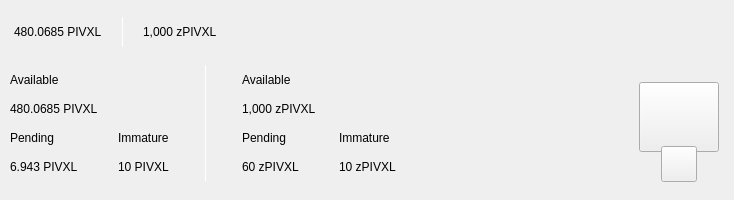
<?xml version="1.0" encoding="UTF-8"?>
<ui version="4.0">
 <class>TopBar</class>
 <widget class="QWidget" name="TopBar">
  <property name="geometry">
   <rect>
    <x>0</x>
    <y>0</y>
    <width>734</width>
    <height>200</height>
   </rect>
  </property>
  <property name="minimumSize">
   <size>
    <width>0</width>
    <height>200</height>
   </size>
  </property>
  <property name="maximumSize">
   <size>
    <width>16777215</width>
    <height>200</height>
   </size>
  </property>
  <property name="windowTitle">
   <string>Form</string>
  </property>
  <layout class="QVBoxLayout" name="verticalLayout_10" stretch="0">
   <property name="spacing">
    <number>0</number>
   </property>
   <property name="leftMargin">
    <number>0</number>
   </property>
   <property name="topMargin">
    <number>0</number>
   </property>
   <property name="rightMargin">
    <number>0</number>
   </property>
   <property name="bottomMargin">
    <number>0</number>
   </property>
   <item>
    <widget class="PFBorderImage" name="containerTop" native="true">
     <layout class="QVBoxLayout" name="verticalLayout_11">
      <property name="spacing">
       <number>0</number>
      </property>
      <property name="leftMargin">
       <number>0</number>
      </property>
      <property name="topMargin">
       <number>0</number>
      </property>
      <property name="rightMargin">
       <number>0</number>
      </property>
      <property name="bottomMargin">
       <number>0</number>
      </property>
      <item>
       <widget class="QWidget" name="top_container_2" native="true">
        <property name="minimumSize">
         <size>
          <width>0</width>
          <height>65</height>
         </size>
        </property>
        <layout class="QHBoxLayout" name="top_container">
         <property name="spacing">
          <number>0</number>
         </property>
         <property name="leftMargin">
          <number>14</number>
         </property>
         <property name="topMargin">
          <number>0</number>
         </property>
         <property name="rightMargin">
          <number>14</number>
         </property>
         <property name="bottomMargin">
          <number>0</number>
         </property>
         <item alignment="Qt::AlignVCenter">
          <widget class="QWidget" name="widgetTopAmount" native="true">
           <property name="sizePolicy">
            <sizepolicy hsizetype="Preferred" vsizetype="Maximum">
             <horstretch>0</horstretch>
             <verstretch>0</verstretch>
            </sizepolicy>
           </property>
           <layout class="QHBoxLayout" name="horizontalLayout_5">
            <property name="spacing">
             <number>0</number>
            </property>
            <property name="leftMargin">
             <number>0</number>
            </property>
            <property name="topMargin">
             <number>0</number>
            </property>
            <property name="rightMargin">
             <number>0</number>
            </property>
            <property name="bottomMargin">
             <number>0</number>
            </property>
            <item alignment="Qt::AlignTop">
             <widget class="QLabel" name="labelAmountTopPiv">
              <property name="minimumSize">
               <size>
                <width>0</width>
                <height>36</height>
               </size>
              </property>
              <property name="styleSheet">
               <string notr="true">padding:0px;margin:0px;</string>
              </property>
              <property name="text">
               <string notr="true">480.0685 PIVXL</string>
              </property>
             </widget>
            </item>
            <item>
             <spacer name="horizontalSpacer_11">
              <property name="orientation">
               <enum>Qt::Horizontal</enum>
              </property>
              <property name="sizeType">
               <enum>QSizePolicy::Fixed</enum>
              </property>
              <property name="sizeHint" stdset="0">
               <size>
                <width>20</width>
                <height>20</height>
               </size>
              </property>
             </spacer>
            </item>
            <item alignment="Qt::AlignVCenter">
             <widget class="QLabel" name="typeSpacerTop">
              <property name="minimumSize">
               <size>
                <width>1</width>
                <height>30</height>
               </size>
              </property>
              <property name="maximumSize">
               <size>
                <width>1</width>
                <height>30</height>
               </size>
              </property>
              <property name="styleSheet">
               <string notr="true">background-color:white;
padding:0px;
border:none;</string>
              </property>
              <property name="text">
               <string/>
              </property>
             </widget>
            </item>
            <item>
             <spacer name="horizontalSpacer_12">
              <property name="orientation">
               <enum>Qt::Horizontal</enum>
              </property>
              <property name="sizeType">
               <enum>QSizePolicy::Fixed</enum>
              </property>
              <property name="sizeHint" stdset="0">
               <size>
                <width>20</width>
                <height>20</height>
               </size>
              </property>
             </spacer>
            </item>
            <item alignment="Qt::AlignTop">
             <widget class="QLabel" name="labelAmountTopzPiv">
              <property name="minimumSize">
               <size>
                <width>0</width>
                <height>36</height>
               </size>
              </property>
              <property name="text">
               <string notr="true">1,000 zPIVXL</string>
              </property>
             </widget>
            </item>
           </layout>
          </widget>
         </item>
         <item>
          <spacer name="horizontalSpacer">
           <property name="orientation">
            <enum>Qt::Horizontal</enum>
           </property>
           <property name="sizeHint" stdset="0">
            <size>
             <width>40</width>
             <height>20</height>
            </size>
           </property>
          </spacer>
         </item>
         <item>
          <layout class="QHBoxLayout" name="horizontalLayout_4">
           <property name="spacing">
            <number>12</number>
           </property>
           <property name="rightMargin">
            <number>0</number>
           </property>
           <item alignment="Qt::AlignRight">
            <widget class="QWidget" name="layoutSync" native="true">
             <property name="minimumSize">
              <size>
               <width>0</width>
               <height>36</height>
              </size>
             </property>
             <property name="maximumSize">
              <size>
               <width>16777215</width>
               <height>36</height>
              </size>
             </property>
             <layout class="QVBoxLayout" name="verticalLayout_9">
              <property name="leftMargin">
               <number>0</number>
              </property>
              <property name="topMargin">
               <number>0</number>
              </property>
              <property name="rightMargin">
               <number>0</number>
              </property>
              <property name="bottomMargin">
               <number>0</number>
              </property>
              <item>
               <widget class="ExpandableButton" name="pushButtonSync" native="true">
                <property name="minimumSize">
                 <size>
                  <width>36</width>
                  <height>36</height>
                 </size>
                </property>
                <property name="maximumSize">
                 <size>
                  <width>16777215</width>
                  <height>36</height>
                 </size>
                </property>
               </widget>
              </item>
             </layout>
            </widget>
           </item>
           <item>
            <widget class="ExpandableButton" name="pushButtonHDUpgrade" native="true">
             <property name="minimumSize">
              <size>
               <width>36</width>
               <height>36</height>
              </size>
             </property>
            </widget>
           </item>
           <item>
            <widget class="ExpandableButton" name="pushButtonStack" native="true">
             <property name="minimumSize">
              <size>
               <width>36</width>
               <height>36</height>
              </size>
             </property>
            </widget>
           </item>
           <item>
            <widget class="ExpandableButton" name="pushButtonColdStaking" native="true">
             <property name="minimumSize">
              <size>
               <width>36</width>
               <height>36</height>
              </size>
             </property>
            </widget>
           </item>
           <item>
            <widget class="ExpandableButton" name="pushButtonConnection" native="true">
             <property name="minimumSize">
              <size>
               <width>36</width>
               <height>36</height>
              </size>
             </property>
            </widget>
           </item>
           <item>
            <widget class="ExpandableButton" name="pushButtonTor" native="true">
             <property name="minimumSize">
              <size>
               <width>36</width>
               <height>36</height>
              </size>
             </property>
            </widget>
           </item>
           <item>
            <widget class="ExpandableButton" name="pushButtonLock" native="true">
             <property name="sizePolicy">
              <sizepolicy hsizetype="Expanding" vsizetype="Expanding">
               <horstretch>0</horstretch>
               <verstretch>0</verstretch>
              </sizepolicy>
             </property>
             <property name="minimumSize">
              <size>
               <width>36</width>
               <height>0</height>
              </size>
             </property>
            </widget>
           </item>
           <item>
            <widget class="ExpandableButton" name="pushButtonTheme" native="true">
             <property name="minimumSize">
              <size>
               <width>36</width>
               <height>36</height>
              </size>
             </property>
             <property name="maximumSize">
              <size>
               <width>16777215</width>
               <height>36</height>
              </size>
             </property>
            </widget>
           </item>
           <item>
            <widget class="ExpandableButton" name="pushButtonFAQ" native="true">
             <property name="minimumSize">
              <size>
               <width>36</width>
               <height>36</height>
              </size>
             </property>
            </widget>
           </item>
          </layout>
         </item>
        </layout>
       </widget>
      </item>
      <item>
       <widget class="QWidget" name="bottom_container" native="true">
        <property name="minimumSize">
         <size>
          <width>0</width>
          <height>135</height>
         </size>
        </property>
        <layout class="QHBoxLayout" name="botton_container">
         <property name="leftMargin">
          <number>10</number>
         </property>
         <property name="topMargin">
          <number>0</number>
         </property>
         <property name="rightMargin">
          <number>10</number>
         </property>
         <property name="bottomMargin">
          <number>10</number>
         </property>
         <item>
          <layout class="QHBoxLayout" name="horizontalLayout_3">
           <property name="bottomMargin">
            <number>9</number>
           </property>
           <item>
            <layout class="QVBoxLayout" name="verticalLayout_7">
             <property name="spacing">
              <number>0</number>
             </property>
             <property name="leftMargin">
              <number>0</number>
             </property>
             <property name="rightMargin">
              <number>30</number>
             </property>
             <item>
              <layout class="QVBoxLayout" name="verticalLayout_2">
               <item>
                <widget class="QLabel" name="labelTitle1">
                 <property name="text">
                  <string>Available</string>
                 </property>
                </widget>
               </item>
               <item>
                <widget class="QLabel" name="labelAmountPiv">
                 <property name="text">
                  <string notr="true">480.0685 PIVXL</string>
                 </property>
                </widget>
               </item>
              </layout>
             </item>
             <item>
              <layout class="QHBoxLayout" name="horizontalLayout_2">
               <property name="spacing">
                <number>0</number>
               </property>
               <item>
                <layout class="QVBoxLayout" name="verticalLayout_3">
                 <item>
                  <widget class="QLabel" name="labelTitle3">
                   <property name="text">
                    <string>Pending</string>
                   </property>
                  </widget>
                 </item>
                 <item>
                  <widget class="QLabel" name="labelPendingPiv">
                   <property name="text">
                    <string notr="true">6.943 PIVXL</string>
                   </property>
                  </widget>
                 </item>
                </layout>
               </item>
               <item>
                <spacer name="horizontalSpacer_3">
                 <property name="orientation">
                  <enum>Qt::Horizontal</enum>
                 </property>
                 <property name="sizeType">
                  <enum>QSizePolicy::Fixed</enum>
                 </property>
                 <property name="sizeHint" stdset="0">
                  <size>
                   <width>40</width>
                   <height>20</height>
                  </size>
                 </property>
                </spacer>
               </item>
               <item>
                <layout class="QVBoxLayout" name="verticalLayout_4">
                 <item>
                  <widget class="QLabel" name="labelTitle4">
                   <property name="text">
                    <string>Immature</string>
                   </property>
                  </widget>
                 </item>
                 <item>
                  <widget class="QLabel" name="labelImmaturePiv">
                   <property name="text">
                    <string notr="true">10 PIVXL</string>
                   </property>
                  </widget>
                 </item>
                </layout>
               </item>
              </layout>
             </item>
            </layout>
           </item>
           <item>
            <widget class="QLabel" name="typeSpacerExpanded">
             <property name="minimumSize">
              <size>
               <width>1</width>
               <height>100</height>
              </size>
             </property>
             <property name="maximumSize">
              <size>
               <width>1</width>
               <height>16777215</height>
              </size>
             </property>
             <property name="styleSheet">
              <string notr="true">background-color:white;
padding:0px;
border:none;</string>
             </property>
             <property name="text">
              <string/>
             </property>
            </widget>
           </item>
           <item>
            <widget class="QWidget" name="zerocoinBalances" native="true">
             <layout class="QVBoxLayout" name="verticalLayout_8">
              <property name="spacing">
               <number>0</number>
              </property>
              <property name="leftMargin">
               <number>30</number>
              </property>
              <property name="topMargin">
               <number>0</number>
              </property>
              <property name="rightMargin">
               <number>0</number>
              </property>
              <property name="bottomMargin">
               <number>0</number>
              </property>
              <item>
               <layout class="QVBoxLayout" name="verticalLayout">
                <item>
                 <widget class="QLabel" name="labelTitleAvailablezPiv">
                  <property name="text">
                   <string>Available</string>
                  </property>
                 </widget>
                </item>
                <item>
                 <widget class="QLabel" name="labelAvailablezPiv">
                  <property name="text">
                   <string notr="true">1,000 zPIVXL</string>
                  </property>
                 </widget>
                </item>
               </layout>
              </item>
              <item>
               <layout class="QHBoxLayout" name="horizontalLayout">
                <property name="spacing">
                 <number>0</number>
                </property>
                <item>
                 <layout class="QVBoxLayout" name="verticalLayout_5">
                  <item>
                   <widget class="QLabel" name="labelTitlePendingzPiv">
                    <property name="text">
                     <string>Pending</string>
                    </property>
                   </widget>
                  </item>
                  <item>
                   <widget class="QLabel" name="labelPendingzPiv">
                    <property name="text">
                     <string notr="true">60 zPIVXL</string>
                    </property>
                   </widget>
                  </item>
                 </layout>
                </item>
                <item>
                 <spacer name="horizontalSpacer_4">
                  <property name="orientation">
                   <enum>Qt::Horizontal</enum>
                  </property>
                  <property name="sizeType">
                   <enum>QSizePolicy::Fixed</enum>
                  </property>
                  <property name="sizeHint" stdset="0">
                   <size>
                    <width>40</width>
                    <height>20</height>
                   </size>
                  </property>
                 </spacer>
                </item>
                <item>
                 <layout class="QVBoxLayout" name="verticalLayout_6">
                  <item>
                   <widget class="QLabel" name="labelTitleImmaturezPiv">
                    <property name="text">
                     <string>Immature</string>
                    </property>
                   </widget>
                  </item>
                  <item>
                   <widget class="QLabel" name="labelImmaturezPiv">
                    <property name="text">
                     <string notr="true">10 zPIVXL</string>
                    </property>
                   </widget>
                  </item>
                 </layout>
                </item>
               </layout>
              </item>
             </layout>
            </widget>
           </item>
          </layout>
         </item>
         <item>
          <spacer name="horizontalSpacer_2">
           <property name="orientation">
            <enum>Qt::Horizontal</enum>
           </property>
           <property name="sizeHint" stdset="0">
            <size>
             <width>40</width>
             <height>20</height>
            </size>
           </property>
          </spacer>
         </item>
         <item alignment="Qt::AlignHCenter|Qt::AlignVCenter">
          <widget class="QWidget" name="qrContainer" native="true">
           <property name="sizePolicy">
            <sizepolicy hsizetype="Preferred" vsizetype="Minimum">
             <horstretch>0</horstretch>
             <verstretch>0</verstretch>
            </sizepolicy>
           </property>
           <property name="minimumSize">
            <size>
             <width>90</width>
             <height>110</height>
            </size>
           </property>
           <property name="maximumSize">
            <size>
             <width>90</width>
             <height>110</height>
            </size>
           </property>
           <layout class="QVBoxLayout" name="containerQR">
            <property name="spacing">
             <number>0</number>
            </property>
            <property name="leftMargin">
             <number>5</number>
            </property>
            <property name="topMargin">
             <number>10</number>
            </property>
            <property name="rightMargin">
             <number>5</number>
            </property>
            <property name="bottomMargin">
             <number>0</number>
            </property>
            <item>
             <widget class="QPushButton" name="btnQr">
              <property name="minimumSize">
               <size>
                <width>70</width>
                <height>70</height>
               </size>
              </property>
              <property name="maximumSize">
               <size>
                <width>16777215</width>
                <height>70</height>
               </size>
              </property>
              <property name="focusPolicy">
               <enum>Qt::NoFocus</enum>
              </property>
              <property name="text">
               <string/>
              </property>
              <property name="iconSize">
               <size>
                <width>70</width>
                <height>70</height>
               </size>
              </property>
             </widget>
            </item>
            <item>
             <spacer name="verticalSpacer">
              <property name="orientation">
               <enum>Qt::Vertical</enum>
              </property>
              <property name="sizeType">
               <enum>QSizePolicy::Fixed</enum>
              </property>
              <property name="sizeHint" stdset="0">
               <size>
                <width>20</width>
                <height>20</height>
               </size>
              </property>
             </spacer>
            </item>
            <item alignment="Qt::AlignHCenter|Qt::AlignBottom">
             <widget class="QPushButton" name="pushButtonQR">
              <property name="minimumSize">
               <size>
                <width>36</width>
                <height>36</height>
               </size>
              </property>
              <property name="maximumSize">
               <size>
                <width>36</width>
                <height>36</height>
               </size>
              </property>
              <property name="focusPolicy">
               <enum>Qt::NoFocus</enum>
              </property>
              <property name="text">
               <string/>
              </property>
             </widget>
            </item>
           </layout>
          </widget>
         </item>
        </layout>
       </widget>
      </item>
     </layout>
    </widget>
   </item>
  </layout>
 </widget>
 <customwidgets>
  <customwidget>
   <class>ExpandableButton</class>
   <extends>QWidget</extends>
   <header>qt/pivxl/expandablebutton.h</header>
   <container>1</container>
  </customwidget>
  <customwidget>
   <class>PFBorderImage</class>
   <extends>QFrame</extends>
   <header>qt/pivxl/pfborderimage.h</header>
   <container>1</container>
  </customwidget>
 </customwidgets>
 <resources/>
 <connections/>
</ui>
